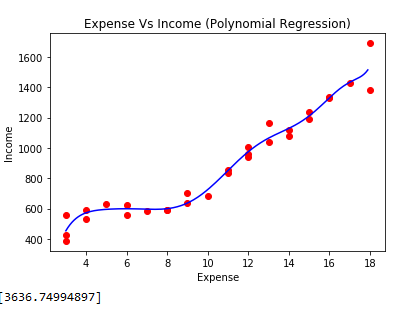

This chart was generated by the following Python code:
# -*- coding: utf-8 -*-
"""
Created on Sat Apr  4 23:20:39 2020

@author: cw
"""

# -*- coding: utf-8 -*-
"""
Created on Sat Apr  4 20:59:33 2020

@author: cw
"""

# Polynomial Regression

# Importing the libraries
import numpy as np
import matplotlib.pyplot as plt
import pandas as pd

# Importing the dataset
dataset = pd.read_csv('monthlyexp vs incom.csv')
X = dataset.iloc[:, 0:1].values
y = dataset.iloc[:, 1].values

# Splitting the dataset into the Training set and Test set
"""from sklearn.cross_validation import train_test_split
X_train, X_test, y_train, y_test = train_test_split(X, y, test_size = 0.2, random_state = 0)"""


# Fitting Linear Regression to the dataset
from sklearn.linear_model import LinearRegression
lin_reg = LinearRegression()
lin_reg.fit(X, y)

# Fitting Polynomial Regression to the dataset
from sklearn.preprocessing import PolynomialFeatures
poly_reg = PolynomialFeatures(degree = 10)
X_poly = poly_reg.fit_transform(X)
poly_reg.fit(X_poly, y)
lin_reg_2 = LinearRegression()
lin_reg_2.fit(X_poly, y)

from sklearn.tree import DecisionTreeRegressor
regressor = DecisionTreeRegressor(random_state = 0)
regressor.fit(X, y)


# Visualising the Polynomial Regression results (for higher resolution and smoother curve)
X_grid = np.arange(min(X), max(X), 0.1)
X_grid = X_grid.reshape((len(X_grid), 1))
plt.scatter(X, y, color = 'red')
plt.plot(X_grid, lin_reg_2.predict(poly_reg.fit_transform(X_grid)), color = 'blue')
plt.title('Expense Vs Income (Polynomial Regression)')
plt.xlabel('Expense')
plt.ylabel('Income')
plt.show()





# Predicting a new result with Linear Regression
lin_reg.predict([[6.5]])
print(lin_reg.predict([[50]]))
